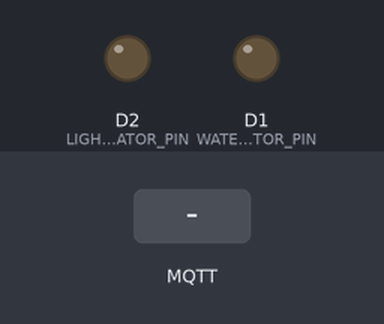
Bench run of a sketch on a simulated ESP8266 (NodeMCU). Shown: output pins drawn as LEDs (lit = HIGH). The inputs (shaded band) are chosen by the test bench. WiFi joins after 1.5 s; servers stay silent unless stated; no MQTT or app messages arrive unless stated; what the sketch prints to the serial monitor is not drawn.

Above: at 2.7 s.
2.8 s: MQTT message "1" arrives on the first subscribed topic
At 4.0 s:
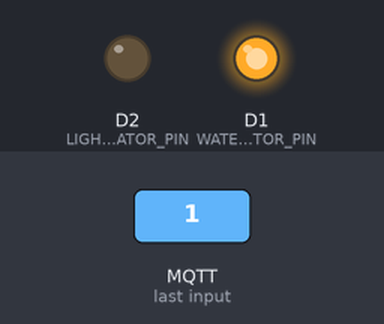
4.3 s: MQTT message "1" arrives on the second subscribed topic
At 5.2 s:
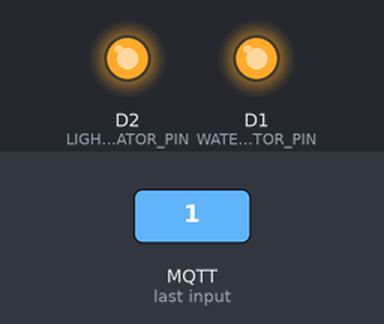
5.8 s: MQTT message "on" arrives on the first subscribed topic
At 6.4 s:
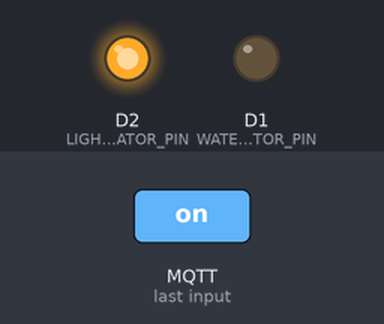
7.3 s: MQTT message "0" arrives on the second subscribed topic
At 8.7 s:
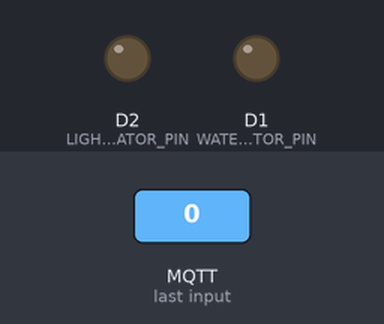
Timing chart, 0 to 9.8 s (numbered marks = the images above; inputs shaded):
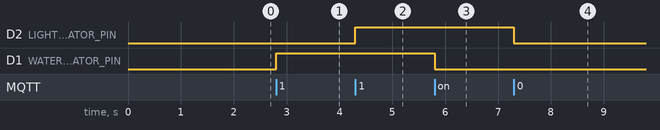

Measured:
- after the input at 2.8 s, D1 (WATERING_INDICATOR_PIN): LOW → HIGH at once
- after the input at 4.3 s, D2 (LIGHT_INDICATOR_PIN): LOW → HIGH at once
- after the input at 5.8 s, D1 (WATERING_INDICATOR_PIN): HIGH → LOW at once
- after the input at 7.3 s, D2 (LIGHT_INDICATOR_PIN): HIGH → LOW at once

The sketch:

esp8266.ino
```cpp
#include <Wire.h>
#include "DHTesp.h"
#include <Adafruit_Sensor.h>
#include <Adafruit_BMP280.h>
#include <Servo.h>

#include <ESP8266WiFi.h>
#include <PubSubClient.h>

#define SEALEVELPRESSURE_HPA (1013.25)

#define BME_ADDRESS 0x76
#define DHT11_PIN D6
#define Y25_PIN D5
#define WATERING_INDICATOR_PIN D1
#define LIGHT_INDICATOR_PIN D2
//#define SERVO_PIN D6

const char* outTemperature = "greenhouse/outside/temperature";
const char* outPressure = "greenhouse/outside/pressure";
const char* outAir = "greenhouse/air/isOpened";
const char* outWaterLevel = "greenhouse/water/criticalLevel";
const char* outIsWatering = "greenhouse/water/isWatering";

const char* inTemperature = "greenhouse/inside/temperature";
const char* inHumidity = "greenhouse/inside/humidity";
const char* inSoilTemperature = "greenhouse/inside/soil/temperature";
const char* inSoilMoisture = "greenhouse/inside/soil/moisture";
const char* inIsLight = "greenhouse/inside/light";

const char* ssid = "ssid";
const char* password = "password";
const char* mqtt_server = "192.168.1.45";

const unsigned long delayTime = 1000;
const unsigned long period = 60000;

WiFiClient espClient;
PubSubClient client(espClient);

Adafruit_BMP280 bme;
DHTesp dht;
Servo servo;

//boolean isWindowOpen = false;
//boolean isWatering = false;
//boolean isLightOn = false;

long lastMsg = 0;
char msg[10];
float tempOut = 0;
float tempIn = 0;
float pressure = 0;
float humidity = 0;
unsigned int water = 0;


void setup() {

  Serial.begin(9600);
  delay(10);

  // setup BME280 sensor (outside temperature, pressure)
  Wire.begin(D3, D4);
  delay(10);

  if (!bme.begin(BME_ADDRESS)) {
    delay(500);
    Serial.println("Could not find a valid BME280 sensor, check wiring!");
  }
  //Serial.println("BMP280 is OK");
  //delay(10);

  // DHT11 setup
  dht.setup(DHT11_PIN, DHTesp::DHT11);

  // setup XKC-Y25-PNP water sensor
  pinMode(Y25_PIN, INPUT);
  //Serial.println("Water sensor is OK");

  // setup watering
  pinMode(WATERING_INDICATOR_PIN, OUTPUT);
  //gitalWrite(WATERING_INDICATOR_PIN, HIGH);
  //delay(100);
  //digitalWrite(WATERING_INDICATOR_PIN, LOW);
  //Serial.println("Watering is OK");

  // setup light
  pinMode(LIGHT_INDICATOR_PIN, OUTPUT);
  //digitalWrite(LIGHT_INDICATOR_PIN, HIGH);
  //delay(100);
  //digitalWrite(LIGHT_INDICATOR_PIN, LOW);
  //Serial.println("Lights is OK");

  // setup servo (window open)
  //servo.attach(SERVO_PIN);
  //servo.write(90);
  //delay(delayTime);
  //servo.write(0);
  //delay(delayTime);
  //servo.detach();
  //Serial.println("Servo is OK");

  setup_wifi();

  client.setServer(mqtt_server, 1883);
  client.setCallback(callback);
  client.subscribe(outIsWatering);
  //client.subscribe(outAir);
  client.subscribe(inIsLight);

}


void loop() {

    if (!client.connected()) {
      reconnect();
    }
    client.loop();

    long now = millis();
    if (now - lastMsg > period) {
      lastMsg = now;

      tempOut = bme.readTemperature();
      pressure = bme.readPressure()  / 100.0F;

      tempIn = dht.getTemperature();
      humidity = dht.getHumidity();

      water = digitalRead(Y25_PIN);

      Serial.println();
      snprintf (msg, 10, "%.1f", tempOut);
      client.publish(outTemperature, dtostrf(tempOut, 3, 1, msg), true);
      printPublishedMessage(outTemperature, msg);

      snprintf (msg, 10, "%.0f", pressure);
      client.publish(outPressure, dtostrf(pressure, 3, 0, msg), true);
      printPublishedMessage(outPressure, msg);

      snprintf (msg, 10, "%d", water);
      client.publish(outWaterLevel, dtostrf(water, 1, 0, msg), true);
      printPublishedMessage(outWaterLevel, msg);

      snprintf (msg, 10, "%.1f", tempIn);
      client.publish(inTemperature, dtostrf(tempIn, 3, 1, msg), true);
      printPublishedMessage(inTemperature, msg);

      snprintf (msg, 10, "%.1f", humidity);
      client.publish(inHumidity, dtostrf(humidity, 3, 1, msg), true);
      printPublishedMessage(inHumidity, msg);
    }
}

void printPublishedMessage(const char* topic, char* msg) {
  Serial.print("MEASSAGE PUBLISHED: ");
  Serial.print(topic);
  Serial.print(": ");
  Serial.println(msg);
}

void setup_wifi() {

  delay(10);
  Serial.println();
  Serial.print("Connecting to ");
  Serial.println(ssid);

  WiFi.begin(ssid, password);

  while (WiFi.status() != WL_CONNECTED) {
    delay(500);
    Serial.print(".");
  }

  Serial.println("");
  Serial.println("WiFi connected");
  Serial.println("IP address: ");
  Serial.println(WiFi.localIP());
}

void reconnect() {
  while (!client.connected()) {
    Serial.print("Attempting MQTT connection...");
    if (client.connect("ESP8266Client")) {
      Serial.println("connected");
      //client.publish("outTopic", "hello world");
      client.subscribe(outIsWatering);
      //client.subscribe(outAir);
      client.subscribe(inIsLight);

    } else {
      Serial.print("failed, rc=");
      Serial.print(client.state());
      Serial.println(" try again in 5 seconds");
      delay(5*delayTime);
    }
  }
}

void callback(char* topic, byte* payload, unsigned int length) {

  Serial.print("MESSAGE ARRIVED: \"");
  Serial.print(topic);
  Serial.print("\" - \" ");
  for (int i = 0; i < length; i++) {
    Serial.print((char)payload[i]);
  }
  Serial.println(" \".");


  if (strcmp(topic, outIsWatering) == 0) {
      if ((char)payload[0] == '1') {
        //isWatering = true;
        turnOnWatering();
      } else {
        //isWatering = false;
        turnOffWatering();
      }
    }
  //if (strcmp(topic, outAir) == 0) {
      //if ((char)payload[0] == '1') {
        //isWindowOpen = true;
        //servo.attach(SERVO_PIN);
        //servo.write(90);
        //delay(100);
        //servo.detach();
      //} else {
        //isWindowOpen = false;
        //servo.attach(SERVO_PIN);
        //servo.write(0);
        //delay(100);
        //servo.detach();
      //}
    //}
  if (strcmp(topic, inIsLight) == 0) {

      if ((char)payload[0] == '1') {
        //isLightOn = true;
        turnOnLight();
      } else {
        //isLightOn = false;
        turnOffLight();
      }
    }
}

void turnOnLight() {
  digitalWrite(LIGHT_INDICATOR_PIN, HIGH);
}

void turnOffLight() {
  digitalWrite(LIGHT_INDICATOR_PIN, LOW);
}

void turnOnWatering() {
  digitalWrite(WATERING_INDICATOR_PIN, HIGH);
}

void turnOffWatering() {
  digitalWrite(WATERING_INDICATOR_PIN, LOW);
}


void printValues() {

    Serial.print("Temperature = ");
    Serial.print(bme.readTemperature());
    Serial.println(" *C");

    Serial.print("Pressure = ");
    Serial.print(bme.readPressure() / 100.0F);
    Serial.println(" hPa");

    Serial.print("Approx. Altitude = ");
    Serial.print(bme.readAltitude(SEALEVELPRESSURE_HPA));
    Serial.println(" m");

    Serial.println();
}
```
